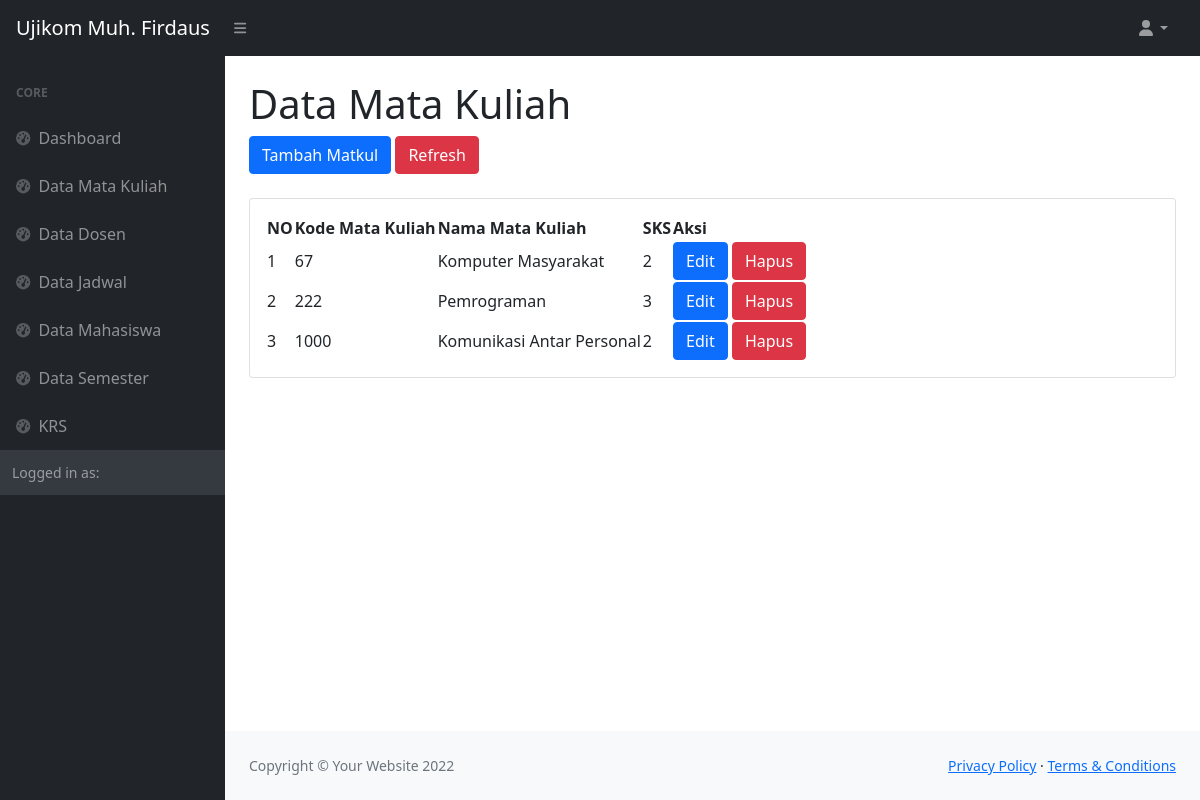
The page /pelatihanujikom/matkul/index.php on the database its author committed.
### tables this page shows
CREATE TABLE `tbl_matkul` (
  `kd_matkul` int(11) NOT NULL,
  `nama` varchar(50) NOT NULL,
  `sks` int(11) NOT NULL
);

### pelatihanujikom/koneksi.php (called while the page is built, shortened)
<?php
class koneksi{
   public $koneksi;
   function __construct(){
       $this->koneksi=mysqli_connect("localhost","root","","db_pelatihan27");
   }
   function get_matkul(){
       $data=$this->koneksi->query("select * from tbl_matkul");
       return $data;
   }
}
 $data=new koneksi();

### pelatihanujikom/matkul/index.php (the view, shortened to what this page needs)
<?php
include '../koneksi.php';
?>
<!DOCTYPE html>
<html lang="en">
<head>
    <link href="https://cdn.jsdelivr.net/npm/simple-datatables@latest/dist/style.css" rel="stylesheet" />
    <link href="../css/styles.css" rel="stylesheet" />
</head>
<body class="sb-nav-fixed">
    <nav class="sb-topnav navbar navbar-expand navbar-dark bg-dark">
        <a class="navbar-brand ps-3" href="index.html">Ujikom Muh. Firdaus</a>
        <button class="btn btn-link btn-sm order-1 order-lg-0 me-4 me-lg-0" id="sidebarToggle" href="#!"><i class="fas fa-bars"></i></button>
        <ul class="navbar-nav ms-auto ms-md-0 me-3 me-lg-4">
            <li class="nav-item dropdown">
                <a class="nav-link dropdown-toggle" id="navbarDropdown" href="#" role="button" data-bs-toggle="dropdown" aria-expanded="false"><i class="fas fa-user fa-fw"></i></a>
            </li>
        </ul>
    </nav>
    <div id="layoutSidenav">
        <div id="layoutSidenav_nav">
            <nav class="sb-sidenav accordion sb-sidenav-dark" id="sidenavAccordion">
                <div class="sb-sidenav-menu">
                    <div class="nav">
                        <div class="sb-sidenav-menu-heading">Core</div>
                        <a class="nav-link" href="../index.php">
                            <div class="sb-nav-link-icon">
                                <i class="fas fa-tachometer-alt"></i>
                            </div>
                            Dashboard
                        </a>
                        <a class="nav-link" href="../matkul">
                            <div class="sb-nav-link-icon">
                                <i class="fas fa-tachometer-alt"></i>
                            </div>
                            Data Mata Kuliah
                        </a>
                        <a class="nav-link" href="../dosen">
                            <div class="sb-nav-link-icon">
                                <i class="fas fa-tachometer-alt"></i>
                            </div>
                            Data Dosen
                        </a>
                        <a class="nav-link" href="index.html">
                            <div class="sb-nav-link-icon">
                                <i class="fas fa-tachometer-alt"></i>
                            </div>
                            Data Jadwal
                        </a>
                        <a class="nav-link" href="index.html">
                            <div class="sb-nav-link-icon">
                                <i class="fas fa-tachometer-alt"></i>
                            </div>
                            Data Mahasiswa
                        </a>
                        <a class="nav-link" href="index.html">
                            <div class="sb-nav-link-icon">
                                <i class="fas fa-tachometer-alt"></i>
                            </div>
                            Data Semester
                        </a>
                        <a class="nav-link" href="index.html">
                            <div class="sb-nav-link-icon">
                                <i class="fas fa-tachometer-alt"></i>
                            </div>
                            KRS
                        </a>
                        <div class="sb-sidenav-footer">
                            <div class="small">Logged in as: <?php echo $_SESSION['username'] ?> </div>
                        </div>
            </nav>
        </div>
        <div id="layoutSidenav_content">
            <main>
                <div class="container-fluid px-4">
                    <h1 class="mt-4">Data Mata Kuliah</h1>
                    <button type="submit" class="btn btn-primary" data-bs-toggle="modal" data-bs-target="#myModal">
                        Tambah Matkul
                    </button>
                    <a href="index.php" class="btn btn-danger"> Refresh </a>
                    <br>
                    <br>
                    <div class="card mb-4">
                        <div class="card-body">
                            <table id="datatablesSimple">
                                <thead>
                                    <tr>
                                        <th>NO</th>
                                        <th>Kode Mata Kuliah</th>
                                        <th>Nama Mata Kuliah</th>
                                        <th>SKS</th>
                                        <th>Aksi</th>
                                    </tr>
                                </thead>
                                <tbody>
                                    <?php
                                    $i = 1;
                                    $data_matkul = $data->get_matkul();
                                    while ($record = $data_matkul->fetch_array()) { ?>
                                        <tr>
                                            <td><?php echo $i++ ?></td>
                                            <td><?php echo $record['kd_matkul'] ?></td>
                                            <td><?php echo $record['nama'] ?></td>
                                            <td><?php echo $record['sks'] ?></td>
                                            <td>
                                                <a class="btn btn-primary" href="edit.php?kd_matkul=<?php echo $record['kd_matkul'] ?>">Edit</a>
                                                <a class="btn btn-danger" href="hapus.php?kd_matkul=<?php echo $record['kd_matkul'] ?>">Hapus</a>
                                            </td>
                                        </tr>
                                    <?php }
                                    ?>
                                </tbody>
                            </table>
                        </div>
                    </div>
                </div>
            </main>
            <footer class="py-4 bg-light mt-auto">
                <div class="container-fluid px-4">
                    <div class="d-flex align-items-center justify-content-between small">
                        <div class="text-muted">Copyright &copy; Your Website 2022</div>
                        <div>
                            <a href="#">Privacy Policy</a>
                            &middot;
                            <a href="#">Terms &amp; Conditions</a>
                        </div>
                    </div>
                </div>
            </footer>
        </div>
    </div>
</body>
</html>

### rows shown on the page
tbl_matkul: kd_matkul "67", nama "Komputer Masyarakat", sks "2"
tbl_matkul: kd_matkul "222", nama "Pemrograman", sks "3"
tbl_matkul: kd_matkul "1000", nama "Komunikasi Antar Personal", sks "2"
